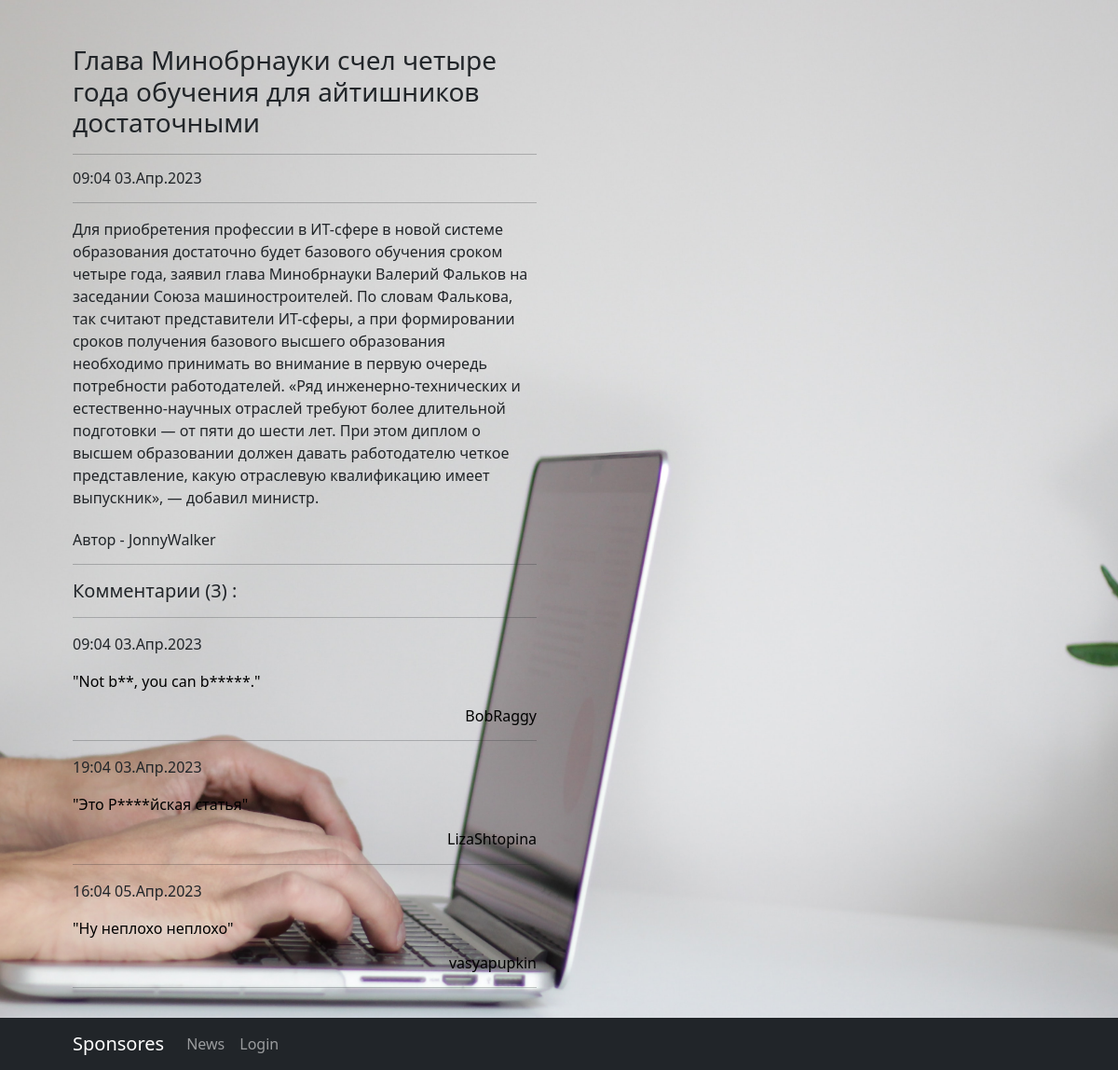
The app's page /news/35 with its own data.
### News/models.py (models this page shows, shortened)
class Post(models.Model):
    NEWS = 'NE'
    ARTICLE = 'AR'
    POSTTYPES = [
        (NEWS, 'Новость'),
        (ARTICLE, 'Статья'),
    ]
    post_author = models.ForeignKey(Author, on_delete=models.CASCADE, verbose_name='Автор')
    post_type = models.CharField(max_length=2, choices=POSTTYPES, default=NEWS, verbose_name='Тип поста')
    post_time_in = models.DateTimeField(auto_now_add=True, verbose_name='Дата публикации')
    post_category = models.ManyToManyField(Category, through='PostCategory', verbose_name='Категория поста')
    post_title = models.CharField(max_length=255, verbose_name='Заголовок')
    post_text = models.TextField(verbose_name='Текст')
    post_rating = models.FloatField(default=0, verbose_name='Рейтинг')
    class Meta:
        verbose_name = 'Пост'
        verbose_name_plural = 'Посты'
        ordering = ['-post_time_in']

class Author(models.Model):
    author_rating = models.FloatField(default=0)
    author_user = models.OneToOneField(User, on_delete=models.CASCADE)
    def __str__(self):
        return f'{self.author_user.username}'
    class Meta:
        verbose_name = 'Автор'
        verbose_name_plural = 'Авторы'

class Comment(models.Model):
    comment_post = models.ForeignKey(Post, on_delete=models.CASCADE,verbose_name='Пост коментария')
    comment_user = models.ForeignKey(User, on_delete=models.CASCADE,verbose_name='Автор коментария')
    comment_text = models.TextField(verbose_name='Текст коментария')
    comment_time_in = models.DateTimeField(auto_now_add=True)
    comment_rating = models.FloatField(default=0, verbose_name='Ретинг')
    def get_absolute_url(self):
        return reverse('show_comment', kwargs={'comment_text': self.comment_text})
    class Meta:
        verbose_name = 'Коментарий'
        verbose_name_plural = 'Коментарии'
        ordering = ['comment_time_in']

### News/views.py (the view)
# urls.py: path('<int:pk>', PostDetail.as_view(), name='post_detail'),
class PostDetail(DetailView):
    model = Post
    template_name = 'post.html'
    context_object_name = 'post'

### News/templatetags/custom_filters.py (called while the page is built)
@register.filter()
def censor(text):
    bad_words = ['bad', 'author', 'better', 'but', 'отпуск', 'Росси']
    if type(text) == str:
        for i in bad_words:
            text = text.replace(i[1:], '*' * len(i[1:]))
    return text

### News/templates/post.html (shortened to what this page needs)
{% extends 'flatpages/default.html' %}
{% load custom_filters %}
{% block content %}
    <h3>{{ post.post_title|censor }}</h3>
    <hr>
    <h6>{{ post.post_time_in|date:'H:m d.M.Y'}}</h6>
    <hr>
    {{ post.post_text|censor }}
    <br>
    <br>
    <h6>Автор - {{ post.post_author }}</h6>
    <hr>
    <h5>Комментарии ({{ post.comment_set.all|length }}) :</h5>
    <hr>
    {% if post.comment_set.all %}
        {% for comment in post.comment_set.all %}
            <p>{{ comment.comment_time_in|date:'H:m d.M.Y'}}</p>
            <a class="mylink" href="{{ comment.get_absolute_url }}">
                <p>"{{ comment.comment_text|censor }}"</p>
                <h6 style="text-align: right;">{{ comment.comment_user.username }}</h6>
            </a>
            <hr>
        {% endfor %}
    {% else %}
       <h6>Коментариев нет!</h6>
    {% endif %}
{% endblock content %}

### News/templates/post.html (style rules this page uses)
.mylink { color:black; text-decoration: none }

### records on screen
Post: post_title|censor "Глава Минобрнауки счел четыре года обучения для айтишников достаточными", post_time_in "09:04 03.Апр.2023", post_text|censor "Для приобретения профессии в ИТ-сфере в новой системе образования достаточно будет базового обучения сроком четыре года, заявил глава Минобрнауки Валерий Фальков на заседании Союза машиностроителей. По словам Фалькова, так считают представители ИТ-сферы, а при формировании сроков получения базового высшего образования необходимо принимать во внимание в первую очередь потребности работодателей. «Ряд инженерно-технических и естественно-научных отраслей требуют более длительной подготовки — от пяти до шести лет. При этом диплом о высшем образовании должен давать работодателю четкое представление, какую отраслевую квалификацию имеет выпускник», — добавил министр.", post_author "JonnyWalker", comment_set.all|length "3"
Comment: comment_time_in "09:04 03.Апр.2023", comment_text|censor "Not b**, you can b*****.", comment_user.username "BobRaggy"
Comment: comment_time_in "19:04 03.Апр.2023", comment_text|censor "Это Р****йская статья", comment_user.username "LizaShtopina"
Comment: comment_time_in "16:04 05.Апр.2023", comment_text|censor "Ну неплохо неплохо", comment_user.username "vasyapupkin"
